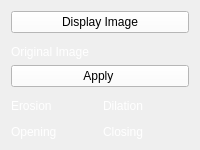
      <widget class="QWidget" name="tab_6">
       <attribute name="title">
        <string>Binary Image</string>
       </attribute>
       <layout class="QGridLayout" name="gridLayout_14">
        <item row="0" column="0">
         <layout class="QVBoxLayout" name="verticalLayout_44">
          <item>
           <widget class="QPushButton" name="display_binary_button">
            <property name="styleSheet">
             <string notr="true">background-color: rgb(255, 255, 255);</string>
            </property>
            <property name="text">
             <string>Display Image</string>
            </property>
           </widget>
          </item>
          <item>
           <layout class="QVBoxLayout" name="verticalLayout_39">
            <item>
             <widget class="BinaryImageWidget" name="binary_img" native="true"/>
            </item>
            <item>
             <widget class="QLabel" name="label_32">
              <property name="styleSheet">
               <string notr="true">color: rgb(255, 255, 255);</string>
              </property>
              <property name="text">
               <string>Original Image</string>
              </property>
             </widget>
            </item>
           </layout>
          </item>
          <item>
           <widget class="QPushButton" name="apply_on_binary_button">
            <property name="styleSheet">
             <string notr="true">background-color: rgb(255, 255, 255);</string>
            </property>
            <property name="text">
             <string>Apply </string>
            </property>
           </widget>
          </item>
          <item>
           <layout class="QHBoxLayout" name="horizontalLayout_36">
            <item>
             <layout class="QVBoxLayout" name="verticalLayout_40">
              <item>
               <widget class="ErosionWidget" name="erosion_img" native="true"/>
              </item>
              <item>
               <widget class="QLabel" name="label_22">
                <property name="styleSheet">
                 <string notr="true">color: rgb(255, 255, 255);</string>
                </property>
                <property name="text">
                 <string>Erosion</string>
                </property>
               </widget>
              </item>
             </layout>
            </item>
            <item>
             <layout class="QVBoxLayout" name="verticalLayout_41">
              <item>
               <widget class="DilationWidget" name="dilation_img" native="true"/>
              </item>
              <item>
               <widget class="QLabel" name="label_23">
                <property name="styleSheet">
                 <string notr="true">color: rgb(255, 255, 255);</string>
                </property>
                <property name="text">
                 <string>Dilation</string>
                </property>
               </widget>
              </item>
             </layout>
            </item>
           </layout>
          </item>
          <item>
           <layout class="QHBoxLayout" name="horizontalLayout_37">
            <item>
             <layout class="QVBoxLayout" name="verticalLayout_42">
              <item>
               <widget class="OpeningWidget" name="opening_img" native="true"/>
              </item>
              <item>
               <widget class="QLabel" name="label_24">
                <property name="styleSheet">
                 <string notr="true">color: rgb(255, 255, 255);</string>
                </property>
                <property name="text">
                 <string>Opening</string>
                </property>
               </widget>
              </item>
             </layout>
            </item>
            <item>
             <layout class="QVBoxLayout" name="verticalLayout_43">
              <item>
               <widget class="ClosingWidget" name="closing_img" native="true"/>
              </item>
              <item>
               <widget class="QLabel" name="label_31">
                <property name="styleSheet">
                 <string notr="true">color: rgb(255, 255, 255);</string>
                </property>
                <property name="text">
                 <string>Closing</string>
                </property>
               </widget>
              </item>
             </layout>
            </item>
           </layout>
          </item>
         </layout>
        </item>
       </layout>
      </widget>
